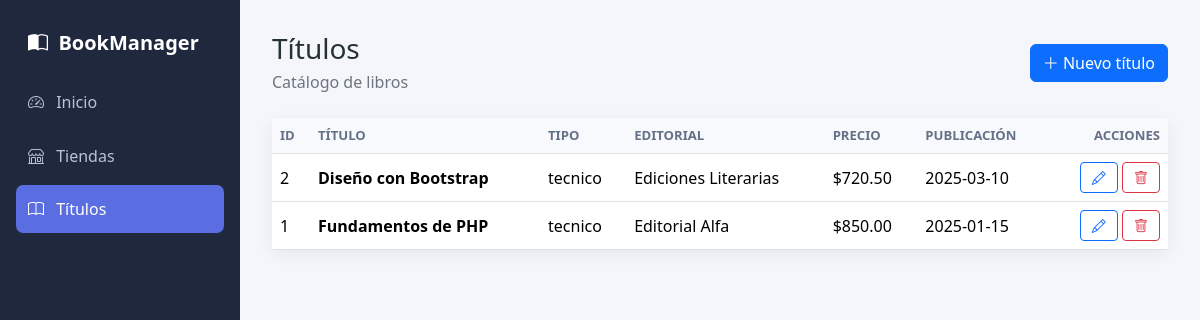
Page /views/titulos/index.php on the committed database.
### tables this page shows
CREATE TABLE IF NOT EXISTS titulos (
    id_titulo INT UNSIGNED NOT NULL AUTO_INCREMENT,
    titulo VARCHAR(150) NOT NULL,
    tipo VARCHAR(50) NULL,
    id_pub INT UNSIGNED NULL,
    precio DECIMAL(10,2) NOT NULL DEFAULT 0,
    fecha_publicacion DATE NULL,
    notas TEXT NULL,
    PRIMARY KEY (id_titulo),
    CONSTRAINT fk_titulos_publicador
        FOREIGN KEY (id_pub) REFERENCES publicadores(id_pub)
        ON UPDATE CASCADE ON DELETE SET NULL
);

CREATE TABLE IF NOT EXISTS publicadores (
    id_pub INT UNSIGNED NOT NULL AUTO_INCREMENT,
    nombre_pub VARCHAR(100) NOT NULL,
    direccion VARCHAR(150) NULL,
    ciudad VARCHAR(100) NULL,
    PRIMARY KEY (id_pub)
);

### config/database.php (called while the page is built, shortened)
<?php
class Database
{
    private string $host;
    private string $dbname;
    private string $user;
    private string $password;
    public function __construct()
    {
        $this->host = getenv('DB_HOST') ?: '127.0.0.1';
        $this->dbname = getenv('DB_NAME') ?: 'dblibreria';
        $this->user = getenv('DB_USER') ?: 'root';
        $this->password = getenv('DB_PASS') ?: '';
    }
    public function getConnection(): PDO
    {
        $dsn = "mysql:host={$this->host};dbname={$this->dbname};charset=utf8mb4";
        $options = [
            PDO::ATTR_ERRMODE => PDO::ERRMODE_EXCEPTION,
            PDO::ATTR_DEFAULT_FETCH_MODE => PDO::FETCH_ASSOC,
            PDO::ATTR_EMULATE_PREPARES => false,
        ];
        return new PDO($dsn, $this->user, $this->password, $options);
    }
}

### models/Titulo.php (called while the page is built, shortened)
<?php
class Titulo
{
    private PDO $db;
    public function __construct(PDO $db)
    {
        $this->db = $db;
    }
    public function getAll(): array
    {
        $stmt = $this->db->query(
            'SELECT t.id_titulo, t.titulo, t.tipo, t.id_pub, t.precio,
                    t.fecha_publicacion, t.notas, p.nombre_pub
             FROM titulos t
             LEFT JOIN publicadores p ON p.id_pub = t.id_pub
             ORDER BY t.titulo ASC'
        );
        return $stmt->fetchAll();
    }
}

### includes/helpers.php (called while the page is built, shortened)
<?php
function e(mixed $value): string
{
    return htmlspecialchars((string) $value, ENT_QUOTES, 'UTF-8');
}

### views/titulos/index.php (the view, shortened to what this page needs)
<?php
require_once __DIR__ . '/../../config/database.php';
require_once __DIR__ . '/../../includes/helpers.php';
require_once __DIR__ . '/../../models/Titulo.php';
try {
    $model = new Titulo((new Database())->getConnection());
    $titulos = $model->getAll();
} catch (Throwable $e) {
    $titulos = [];
    $loadError = 'No fue posible cargar los títulos. Verifique la conexión y el esquema.';
}
require __DIR__ . '/../../includes/header.php';
?>
<div class="page-header d-flex justify-content-between align-items-center">
    <div><h1 class="h3 mb-1">Títulos</h1><p class="text-secondary mb-0">Catálogo de libros</p></div>
    <a class="btn btn-primary" href="crear.php"><i class="bi bi-plus-lg"></i> Nuevo título</a>
</div>
<div class="card"><div class="table-responsive">
<table class="table table-hover align-middle mb-0">
    <thead><tr><th>ID</th><th>Título</th><th>Tipo</th><th>Editorial</th><th>Precio</th><th>Publicación</th><th class="text-end">Acciones</th></tr></thead>
    <tbody>
    <?php if (!$titulos): ?>
        <tr><td colspan="7" class="text-center text-secondary py-4">No hay títulos registrados.</td></tr>
    <?php else: foreach ($titulos as $titulo): ?>
        <tr>
            <td><?= e($titulo['id_titulo']) ?></td>
            <td class="fw-semibold"><?= e($titulo['titulo']) ?></td>
            <td><?= e($titulo['tipo']) ?></td>
            <td><?= e($titulo['nombre_pub'] ?? '') ?></td>
            <td>$<?= number_format((float) $titulo['precio'], 2) ?></td>
            <td><?= e($titulo['fecha_publicacion']) ?></td>
            <td class="text-end">
                <a class="btn btn-sm btn-outline-primary action-btn" title="Editar" href="editar.php?id=<?= e($titulo['id_titulo']) ?>"><i class="bi bi-pencil"></i></a>
                <a class="btn btn-sm btn-outline-danger action-btn" title="Eliminar" href="eliminar.php?id=<?= e($titulo['id_titulo']) ?>"><i class="bi bi-trash"></i></a>
            </td>
        </tr>
    <?php endforeach; endif; ?>
    </tbody>
</table>
</div></div>
<?php require __DIR__ . '/../../includes/footer.php'; ?>

### assets/css/styles.css (style rules this page uses)
:root { --sidebar-width: 240px; --primary: #5b6ee1; }
body { background: #f4f6fb; color: #263238; }
.page-header { margin-bottom: 1.5rem; }
.card { border: 0; box-shadow: 0 .25rem 1rem rgba(32,40,62,.07); }
.table thead th { background: #f8f9fc; border-bottom-width: 1px; color: #657187; font-size: .82rem; text-transform: uppercase; }
.action-btn { min-width: 38px; }

### rows in the picture
titulos: id_titulo "2", titulo "Diseño con Bootstrap", tipo "tecnico", id_pub.nombre_pub "Ediciones Literarias", precio "720.50", fecha_publicacion "2025-03-10"
titulos: id_titulo "1", titulo "Fundamentos de PHP", tipo "tecnico", id_pub.nombre_pub "Editorial Alfa", precio "850.00", fecha_publicacion "2025-01-15"
